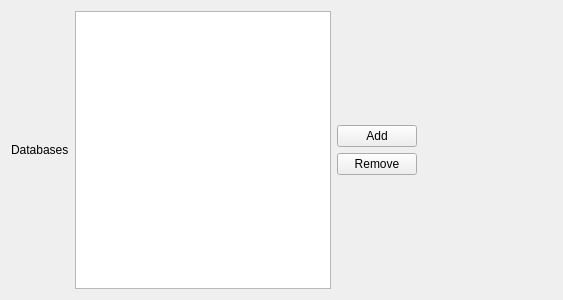
<?xml version="1.0" encoding="UTF-8"?>
<ui version="4.0">
 <class>Form</class>
 <widget class="QWidget" name="Form">
  <property name="geometry">
   <rect>
    <x>0</x>
    <y>0</y>
    <width>563</width>
    <height>300</height>
   </rect>
  </property>
  <property name="windowTitle">
   <string>Form</string>
  </property>
  <layout class="QVBoxLayout" name="verticalLayout_2">
   <item>
    <layout class="QHBoxLayout" name="horizontalLayout">
     <item>
      <widget class="QLabel" name="label">
       <property name="text">
        <string>Databases</string>
       </property>
      </widget>
     </item>
     <item>
      <widget class="QListWidget" name="listWidget"/>
     </item>
     <item>
      <layout class="QVBoxLayout" name="verticalLayout">
       <item>
        <spacer name="verticalSpacer">
         <property name="orientation">
          <enum>Qt::Vertical</enum>
         </property>
         <property name="sizeHint" stdset="0">
          <size>
           <width>20</width>
           <height>40</height>
          </size>
         </property>
        </spacer>
       </item>
       <item>
        <widget class="QPushButton" name="addButton">
         <property name="text">
          <string>Add</string>
         </property>
        </widget>
       </item>
       <item>
        <widget class="QPushButton" name="removeButton">
         <property name="text">
          <string>Remove</string>
         </property>
        </widget>
       </item>
       <item>
        <spacer name="verticalSpacer_2">
         <property name="orientation">
          <enum>Qt::Vertical</enum>
         </property>
         <property name="sizeHint" stdset="0">
          <size>
           <width>20</width>
           <height>40</height>
          </size>
         </property>
        </spacer>
       </item>
      </layout>
     </item>
     <item>
      <spacer name="horizontalSpacer">
       <property name="orientation">
        <enum>Qt::Horizontal</enum>
       </property>
       <property name="sizeHint" stdset="0">
        <size>
         <width>40</width>
         <height>20</height>
        </size>
       </property>
      </spacer>
     </item>
    </layout>
   </item>
  </layout>
 </widget>
 <resources/>
 <connections/>
</ui>
